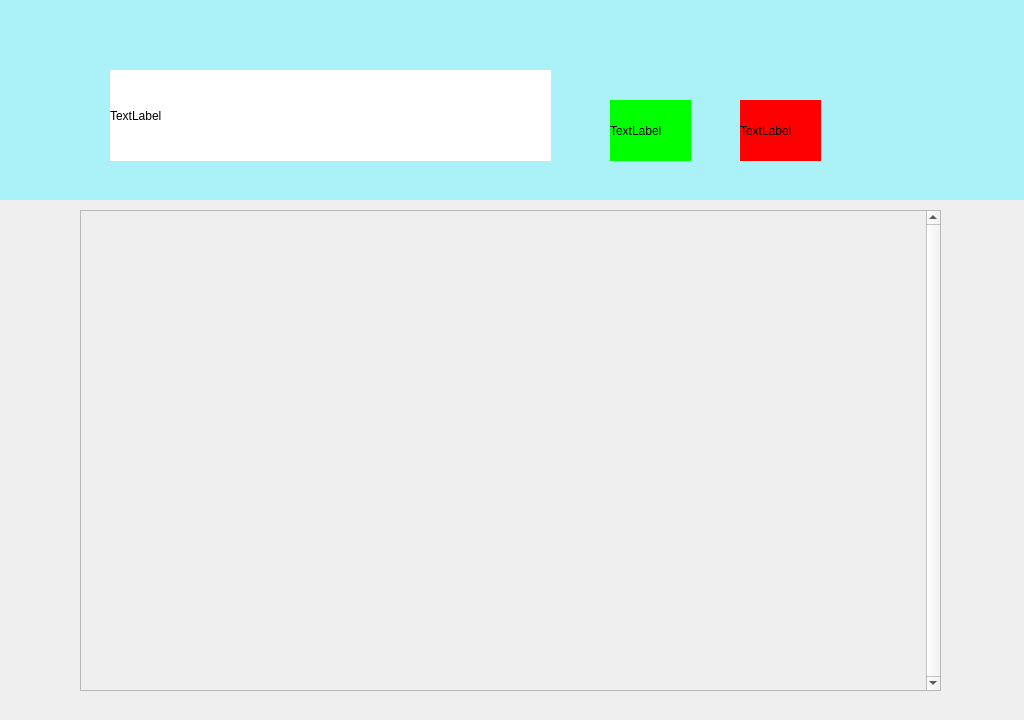
<?xml version="1.0" encoding="UTF-8"?>
<ui version="4.0">
 <class>Form</class>
 <widget class="QWidget" name="Form">
  <property name="geometry">
   <rect>
    <x>0</x>
    <y>0</y>
    <width>1024</width>
    <height>720</height>
   </rect>
  </property>
  <property name="windowTitle">
   <string>Form</string>
  </property>
  <widget class="QLabel" name="label">
   <property name="geometry">
    <rect>
     <x>0</x>
     <y>0</y>
     <width>1024</width>
     <height>200</height>
    </rect>
   </property>
   <property name="styleSheet">
    <string notr="true">background-color: rgb(170, 242, 248);</string>
   </property>
   <property name="text">
    <string/>
   </property>
  </widget>
  <widget class="QLabel" name="label_2">
   <property name="geometry">
    <rect>
     <x>110</x>
     <y>70</y>
     <width>441</width>
     <height>91</height>
    </rect>
   </property>
   <property name="styleSheet">
    <string notr="true">background-color: rgb(255, 255, 255);</string>
   </property>
   <property name="text">
    <string>TextLabel</string>
   </property>
  </widget>
  <widget class="QLabel" name="label_3">
   <property name="geometry">
    <rect>
     <x>610</x>
     <y>100</y>
     <width>81</width>
     <height>61</height>
    </rect>
   </property>
   <property name="styleSheet">
    <string notr="true">background-color: rgb(0, 255, 0);</string>
   </property>
   <property name="text">
    <string>TextLabel</string>
   </property>
  </widget>
  <widget class="QLabel" name="label_4">
   <property name="geometry">
    <rect>
     <x>740</x>
     <y>100</y>
     <width>81</width>
     <height>61</height>
    </rect>
   </property>
   <property name="styleSheet">
    <string notr="true">background-color: rgb(255, 0, 0);</string>
   </property>
   <property name="text">
    <string>TextLabel</string>
   </property>
  </widget>
  <widget class="QScrollArea" name="scrollArea">
   <property name="geometry">
    <rect>
     <x>80</x>
     <y>210</y>
     <width>861</width>
     <height>481</height>
    </rect>
   </property>
   <property name="verticalScrollBarPolicy">
    <enum>Qt::ScrollBarAlwaysOn</enum>
   </property>
   <property name="widgetResizable">
    <bool>true</bool>
   </property>
   <widget class="QWidget" name="scrollAreaWidgetContents">
    <property name="geometry">
     <rect>
      <x>0</x>
      <y>0</y>
      <width>842</width>
      <height>479</height>
     </rect>
    </property>
   </widget>
  </widget>
 </widget>
 <resources/>
 <connections/>
</ui>
